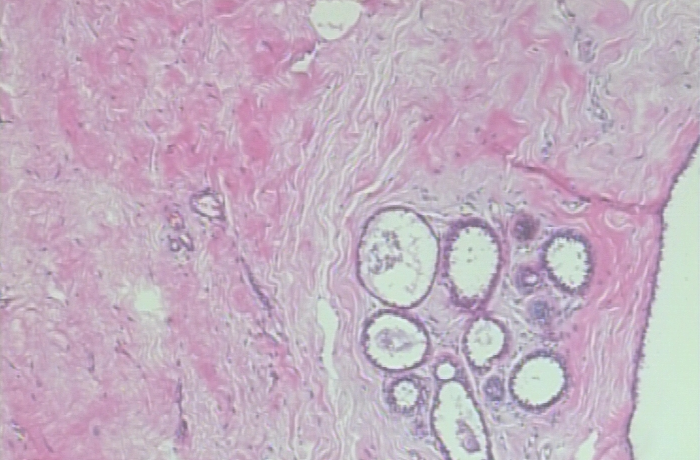
#> input picture examples/SOB_B_A-14-22549AB-40-019.png, 700 x 460 px, found by its file name
$ python superpixels.py
#> lines starting #> are read from the running program, lines starting #| are printed output that depends on the picture; after the words box and inside, x2 and y2 are one past the last pixel; in counts of white or black regions, pixels touching at a corner belong together
#> further down, image is the input picture: shape (460, 700, 3); mean B, G, R 192.2, 175.8, 195.1
#> `image = cv.cvtColor(image, cv.COLOR_BGR2Lab)`: image: shape (460, 700, 3); mean of channels 0, 1, 2 188.4, 137.9, 122.3
import cv2 as cv
import numpy as np
import matplotlib.pyplot as plt


str_to_algorithm = {
    'SLIC': cv.ximgproc.SLIC,
    'SLICO': cv.ximgproc.SLICO,
    'MSLIC': cv.ximgproc.MSLIC
}

class SuperpixelsEx():

    def __init__(self, algorithm='SLIC'):

        self.algorithm = str_to_algorithm[algorithm]

    def __str__(self):
        return 'superpixels'

    def describeImage(self,img):

        img = cv.GaussianBlur(img, (3, 3), 0)
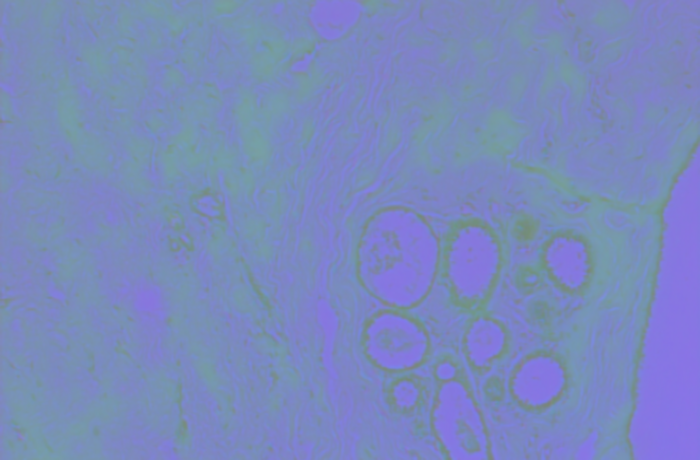
#> img: shape (460, 700, 3); mean of channels 0, 1, 2 188.5, 138, 122.3; drawn as B, G, R
        # instance and run SLIC
        slic = cv.ximgproc.createSuperpixelSLIC(img, self.algorithm, 100)
        slic.iterate(10)

        # get and draw superpixels
        mask = slic.getLabelContourMask()
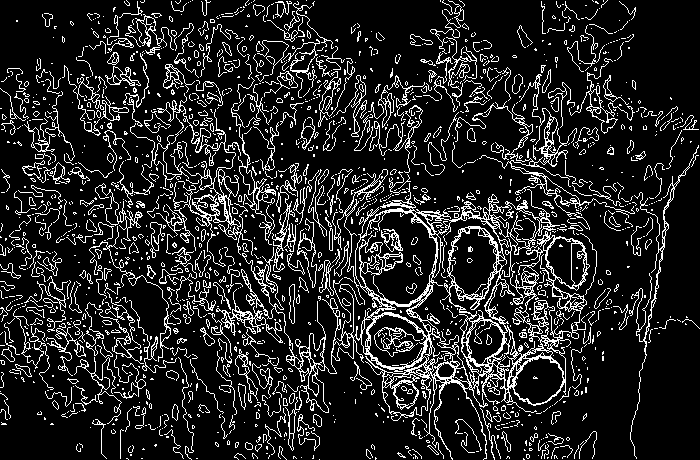
#> mask: shape (460, 700); 14.4% white in thin lines or dots

        img_superpixeled = img.copy()
        img_superpixeled[mask != 0] = (0, 255, 255)
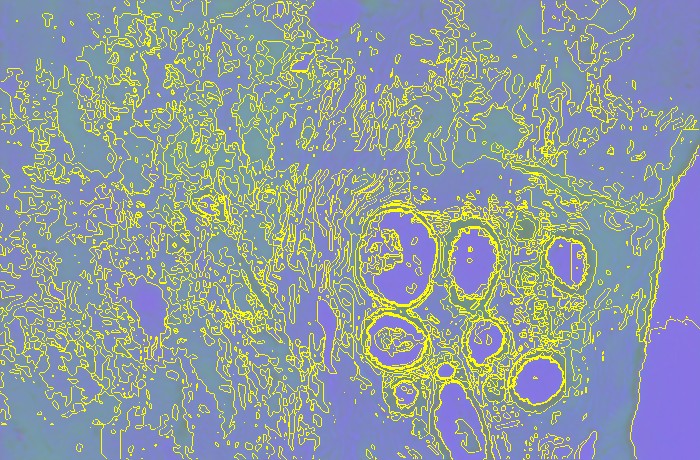
#> img_superpixeled: shape (460, 700, 3); 14.36% of pixels changed, all inside (x1, y1, x2, y2) = (0, 0, 700, 460); drawn as B, G, R

        # replace original image pixels with superpixels means
        labels = slic.getLabels()
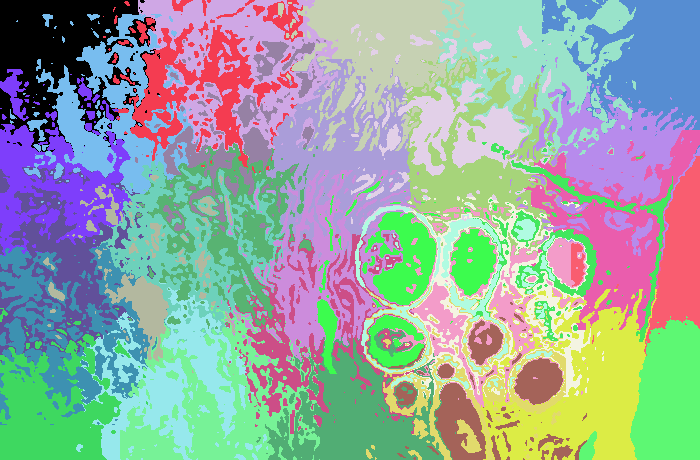
#> labels: shape (460, 700) int32; 35 distinct labels, from 0 to 34; one colour per label, 0 black

        img_clustered = np.zeros_like(img)

        num_superpixels = slic.getNumberOfSuperpixels()
#> num_superpixels = 35
        print(num_superpixels)
#| 35
        for k in range(num_superpixels):
            class_mask = (labels == k).astype("uint8")
            mean_color = cv.mean(img, class_mask)
            img_clustered[class_mask != 0, :] = mean_color[:3]
#> this loop made 35 passes
#> mean_color on passes 1 to 12: (182.4, 142.1, 121.4, 0), (190.4, 141.2, 121.7, 0), (176.6, 147.1, 119.5, 0), (196.8, 133.4, 124.9, 0), (174, 145.6, 119.5, 0), (180.7, 139.9, 121.1, 0), (191.8, 132.9, 124.4, 0), (191, 138.1, 123.3, 0), (174, 147.7, 119.6, 0), (164.8, 151.3, 118.2, 0), (190.6, 137.4, 122.3, 0), (190.5, 136.9, 122, 0)
#> pass 1, in describeImage, `class_mask = (labels == k).astype("uint8")`:
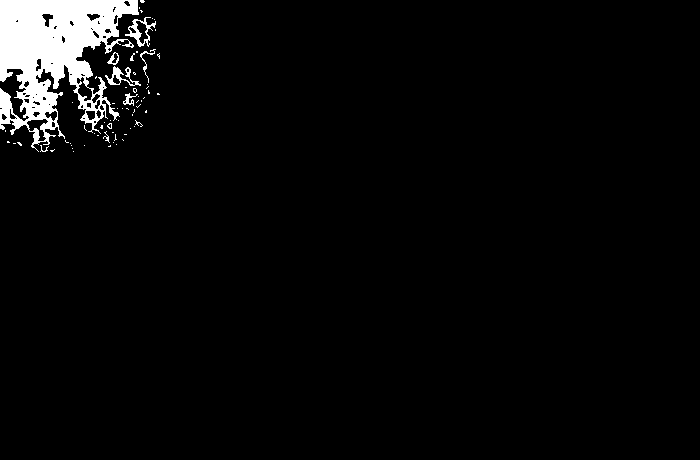
#> class_mask: shape (460, 700); values 0 (black) and 1 (white), 3.7% white; 67 white regions (59 under 20 px), largest, box (x1, y1, x2, y2) and area: (0, 0, 139, 152) 10833, (125, 17, 156, 47) 286, (105, 66, 141, 86) 233

        return img_clustered, img_superpixeled, labels, num_superpixels


    def extract_features(self, img):
        pass

if __name__ == '__main__':
    image = cv.imread('.\examples\SOB_B_A-14-22549AB-40-019.png', cv.IMREAD_COLOR)
    image = cv.cvtColor(image, cv.COLOR_BGR2Lab)
    my_superpixels = SuperpixelsEx()
    img_clustered, img_superpixeled, labels, num_superpixels = my_superpixels.describeImage(image)
#> num_superpixels = 35
    print(np.unique(labels), num_superpixels)
#| [ 0  1  2  3  4  5  6  7  8  9 10 11 12 13 14 15 16 17 18 19 20 21 22 23
#|  24 25 26 27 28 29 30 31 32 33 34] 35
    plt.imshow(labels)
    plt.show()
    cv.imwrite("C:/Users/hadil/Documents/projects/Machine Learning/project/breast/benign/SOB/adenosis/SOB_B_A_14-22549AB/40X/SOB_B_A-14-22549AB-40-001.png", labels)
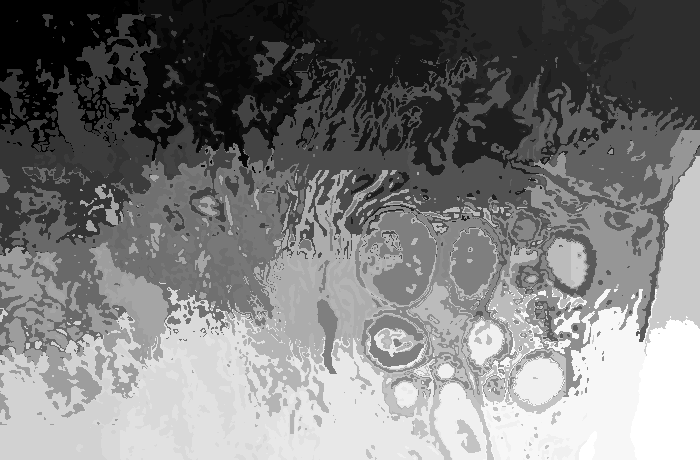
#> saved as SOB_B_A-14-22549AB-40-001.png: shape (460, 700); min 0, max 34, mean 16.3; drawn with min black and max white
    all_features = []
    for k in range(num_superpixels):
        class_mask = (labels == k).astype("uint8")
        ma_sk = (labels == k).astype(np.uint8)
        img_clustered = cv.bitwise_and(img_superpixeled, img_superpixeled, mask=ma_sk)
        features = my_superpixels.extract_features(img_clustered)
        all_features.append(features)
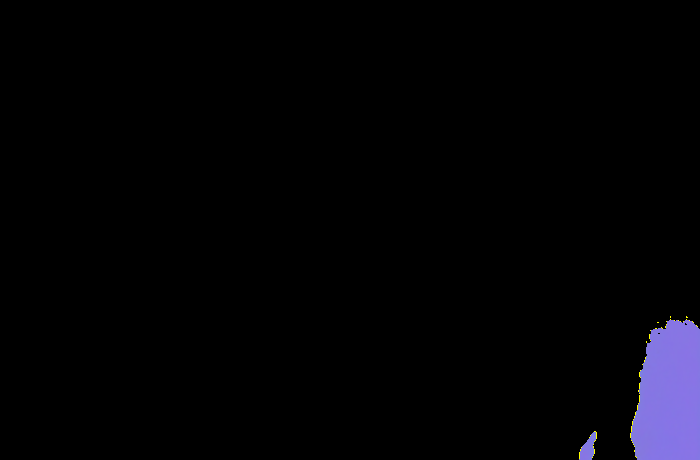
#> img_clustered: shape (460, 700, 3); mean of channels 0, 1, 2 5.9, 3.2, 3.6; drawn as B, G, R
#> after the loop, all_features = 35 items


    all_features = np.array(all_features)
    print(all_features.shape)
#| (35,)

    #Just for testing:
    #np.savetxt('all_features.csv', all_features, delimiter=',')

$ run again, with examples/SOB_B_A-14-22549AB-40-016.png copied over examples/SOB_B_A-14-22549AB-40-019.png
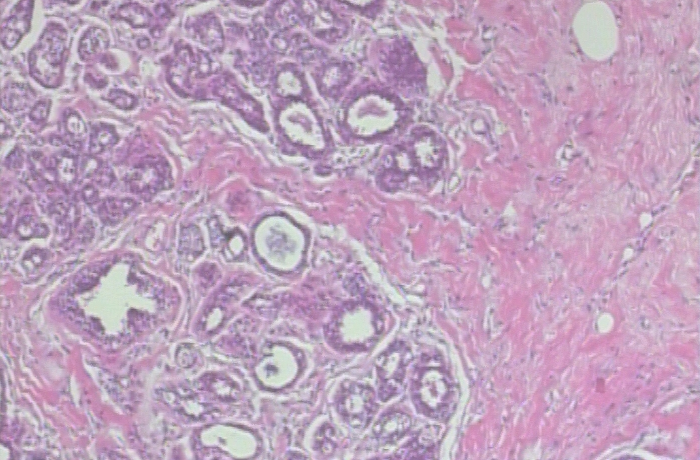
#> input picture examples/SOB_B_A-14-22549AB-40-016.png, 700 x 460 px, found by its file name
#> image is the input picture: shape (460, 700, 3); mean B, G, R 189.2, 163.5, 191.4
#> image: shape (460, 700, 3); mean of channels 0, 1, 2 179.4, 142.8, 118.6
#> mask: shape (460, 700); 20.3% white in thin lines or dots
#> in describeImage, `labels = slic.getLabels()`:
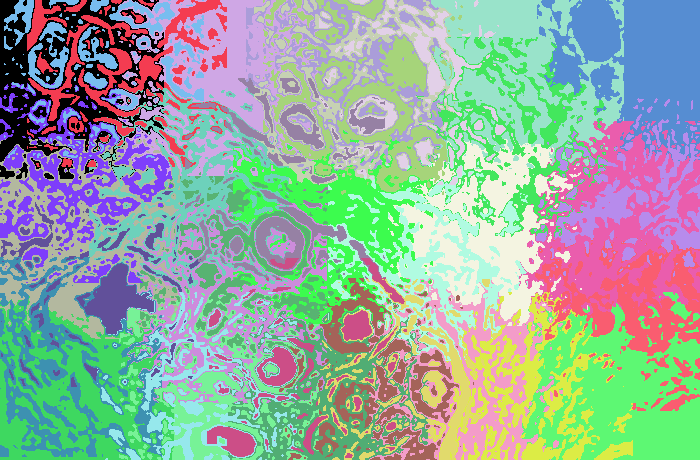
#> labels: shape (460, 700) int32; 35 distinct labels, from 0 to 34; one colour per label, 0 black
#> in describeImage, `num_superpixels = slic.getNumberOfSuperpixels()`: num_superpixels = 35
#| 35
#> the loop in describeImage, `for k in range(num_superpixels):` made 35 passes
#> mean_color on passes 1 to 8: (179.6, 139.8, 119.3, 0), (203.5, 135.7, 122.4, 0), (162, 145.1, 115.5, 0), (189.9, 137.7, 120.4, 0), (207.9, 133.2, 124.3, 0), (170, 148.4, 118.2, 0), (186.9, 141.6, 121.5, 0), (148, 145.8, 113.9, 0)
#| [ 0  1  2  3  4  5  6  7  8  9 10 11 12 13 14 15 16 17 18 19 20 21 22 23
#|  24 25 26 27 28 29 30 31 32 33 34] 35
#> after the loop `for k in range(num_superpixels):`:
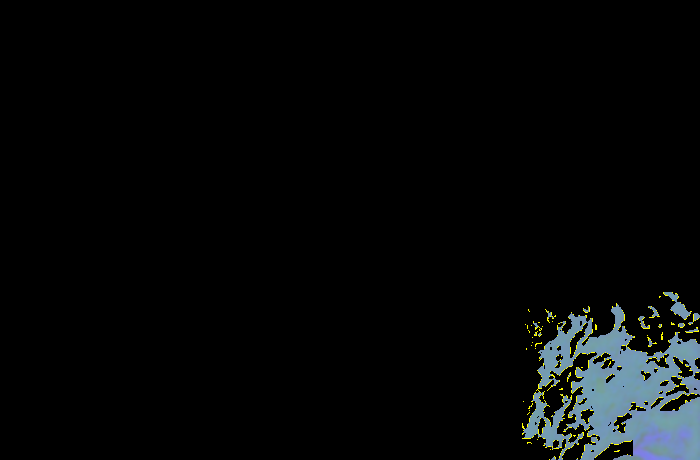
#> img_clustered: shape (460, 700, 3); mean of channels 0, 1, 2 8.3, 8, 6.4; drawn as B, G, R
#> after the loop `for k in range(num_superpixels):`: all_features = 35 items
#| (35,)

$ run again, with examples/adenosis.png copied over examples/SOB_B_A-14-22549AB-40-019.png
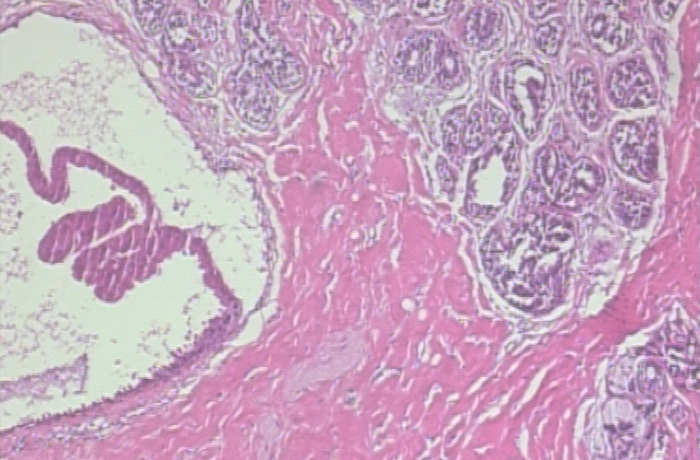
#> input picture examples/adenosis.png, 700 x 460 px, found by its file name
#> image is the input picture: shape (460, 700, 3); mean B, G, R 191.2, 166.9, 199.8
#> image: shape (460, 700, 3); mean of channels 0, 1, 2 183.8, 144.4, 120.2
#> mask: shape (460, 700); 18.6% white in thin lines or dots
#> img_superpixeled: shape (460, 700, 3); mean of channels 0, 1, 2 150.1, 165, 145.4
#> in describeImage, `labels = slic.getLabels()`:
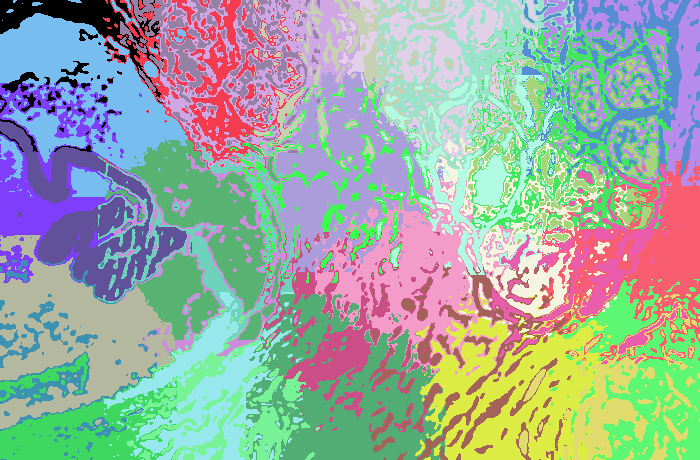
#> labels: shape (460, 700) int32; 35 distinct labels, from 0 to 34; one colour per label, 0 black
#> in describeImage, `num_superpixels = slic.getNumberOfSuperpixels()`: num_superpixels = 35
#| 35
#> the loop in describeImage, `for k in range(num_superpixels):` made 35 passes
#> mean_color on passes 1 to 8: (181.5, 138.7, 122.9, 0), (197.4, 138.6, 120.8, 0), (175.6, 145, 117.8, 0), (205.6, 139.5, 121.1, 0), (159.6, 145.5, 115.3, 0), (186, 140.7, 118.6, 0), (197.8, 140.1, 120.5, 0), (211.7, 128.7, 129.1, 0)
#| [ 0  1  2  3  4  5  6  7  8  9 10 11 12 13 14 15 16 17 18 19 20 21 22 23
#|  24 25 26 27 28 29 30 31 32 33 34] 35
#> after the loop `for k in range(num_superpixels):`:
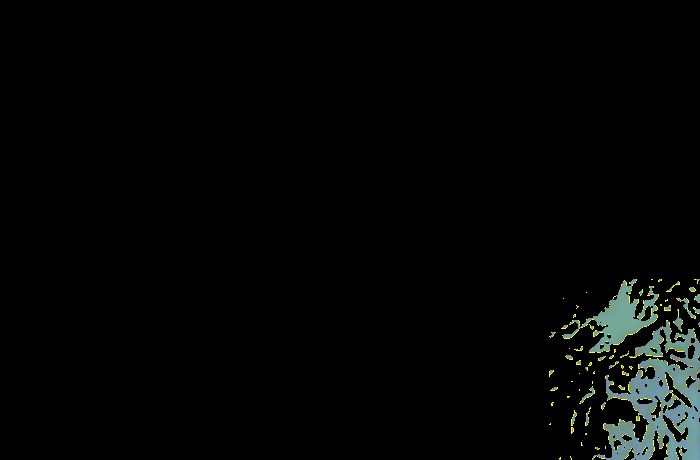
#> img_clustered: shape (460, 700, 3); mean of channels 0, 1, 2 4.5, 5.3, 4.2; drawn as B, G, R
#> after the loop `for k in range(num_superpixels):`: all_features = 35 items
#| (35,)

$ run again, with examples/benign_fibroadenoma_40X.png copied over examples/SOB_B_A-14-22549AB-40-019.png
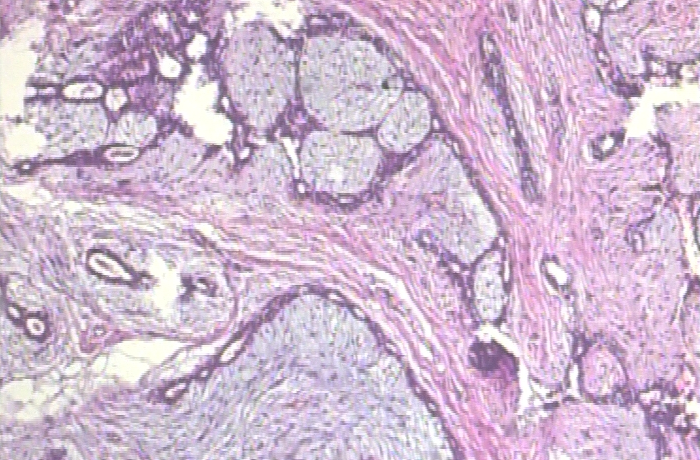
#> input picture examples/benign_fibroadenoma_40X.png, 700 x 460 px, found by its file name
#> image is the input picture: shape (460, 700, 3); mean B, G, R 208.8, 185.8, 208.6
#> image: shape (460, 700, 3); mean of channels 0, 1, 2 198.5, 140.3, 119.4
#> mask: shape (460, 700); 21.4% white in thin lines or dots
#> labels: shape (460, 700) int32; 35 distinct labels, from 0 to 34
#> in describeImage, `num_superpixels = slic.getNumberOfSuperpixels()`: num_superpixels = 35
#| 35
#> the loop in describeImage, `for k in range(num_superpixels):` made 35 passes
#> mean_color on passes 1 to 8: (187.9, 140.9, 119.3, 0), (129.9, 145.3, 114.1, 0), (231.9, 132.2, 125.9, 0), (230.5, 134.1, 123.8, 0), (191.2, 147.4, 117.5, 0), (213.9, 143.1, 118.8, 0), (174.3, 143.6, 117.7, 0), (239.3, 130.3, 130, 0)
#| [ 0  1  2  3  4  5  6  7  8  9 10 11 12 13 14 15 16 17 18 19 20 21 22 23
#|  24 25 26 27 28 29 30 31 32 33 34] 35
#> after the loop `for k in range(num_superpixels):`:
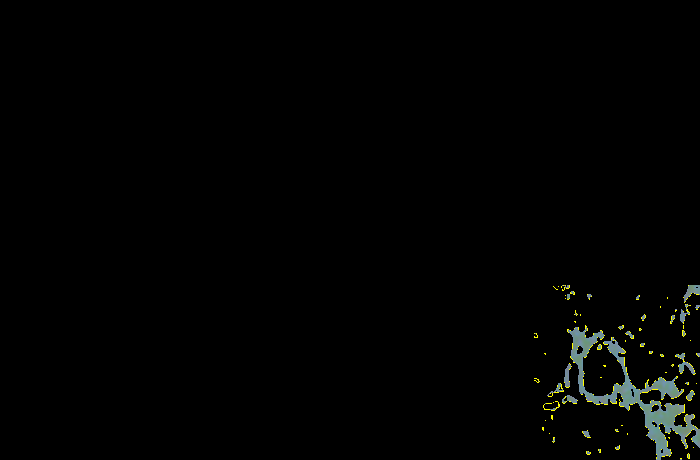
#> img_clustered: shape (460, 700, 3); mean of channels 0, 1, 2 2.1, 2.7, 2.3; drawn as B, G, R
#> after the loop `for k in range(num_superpixels):`: all_features = 35 items
#| (35,)
